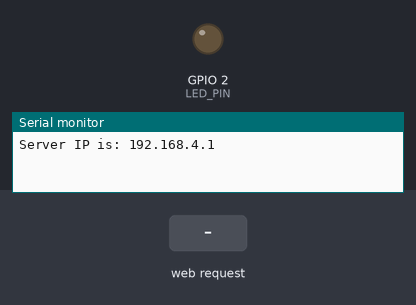
The sketch below on a simulated ESP8266 (NodeMCU). On the bench: output pins drawn as LEDs (lit = HIGH), the last lines printed to the serial monitor. The inputs (shaded band) are chosen by the test bench.

Above: at 1.2 s.
1.3 s: HTTP request GET /OFF received
At 1.8 s:
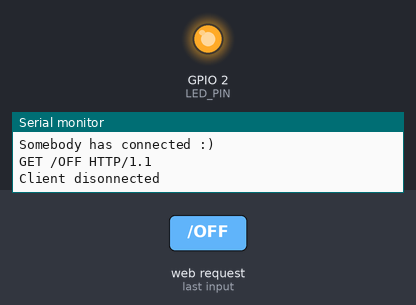
2.8 s: HTTP request GET /ON received
At 4.2 s:
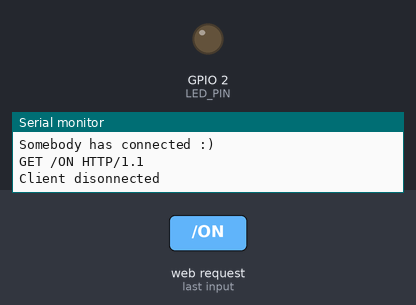
Timing chart, 0 to 5.8 s (numbered marks = the images above; inputs shaded):
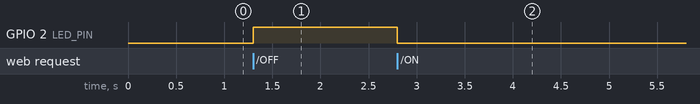

Measured:
- after the input at 1.3 s, GPIO 2 (LED_PIN): LOW → HIGH at once
- after the input at 2.8 s, GPIO 2 (LED_PIN): HIGH → LOW at once

The sketch:

esp-test.ino
```cpp
#include <ESP8266WiFi.h>

WiFiServer server(80); //Initialize the server on Port 80
int LED_PIN = LED_BUILTIN;
void setup() {

  WiFi.mode(WIFI_AP); //Our ESP8266-12E is an AccessPoint
  WiFi.softAP("Hello_IoT", "12345678"); // Provide the (SSID, password); .
  server.begin(); // Start the HTTP Server
  // Looking under the hood
  Serial.begin(115200); //Start communication between the ESP8266-12E and the monitor window
  IPAddress HTTPS_ServerIP = WiFi.softAPIP(); // Obtain the IP of the Server
  Serial.print("Server IP is: "); // Print the IP to the monitor window
  Serial.println(HTTPS_ServerIP);
  pinMode(LED_PIN, OUTPUT); //GPIO16 is an OUTPUT pin;
  digitalWrite(LED_PIN, LOW); //Initial state is ON


}

void loop() {
  WiFiClient client = server.available();
  if (!client) {
    return;
  }
  //Looking under the hood
  Serial.println("Somebody has connected :)");
  //Read what the browser has sent into a String class and print the request to the monitor
  String request = client.readStringUntil('\r');
  //Looking under the hood
  Serial.println(request);
  if (request.indexOf("/OFF") != -1) {
    digitalWrite(LED_PIN, HIGH);
  }
  else if (request.indexOf("/ON") != -1) {
    digitalWrite(LED_PIN, LOW);
  }


  // Prepare the HTML document to respond and add buttons:
  String s = "HTTP/1.1 200 OK\r\n";
  s += "Content-Type: text/html\r\n\r\n";
  s += "<!DOCTYPE HTML>\r\n<html>\r\n";
  s += "<br><input type=\"button\" name=\"b1\" value=\"Turn LED ON\" onclick=\"location.href='/ON'\">";
  s += "<br><br><br>";
  s += "<input type=\"button\" name=\"bi\" value=\"Turn LED OFF\" onclick=\"location.href='/OFF'\">";
  s += "</html>\n";
  //Serve the HTML document to the browser.
  client.flush ();
  //clear previous info in the stream
  client.print (s); // Send the response to the client
  delay(1);
  Serial.println("Client disonnected" );
  //Looking under the hood)


}
```
